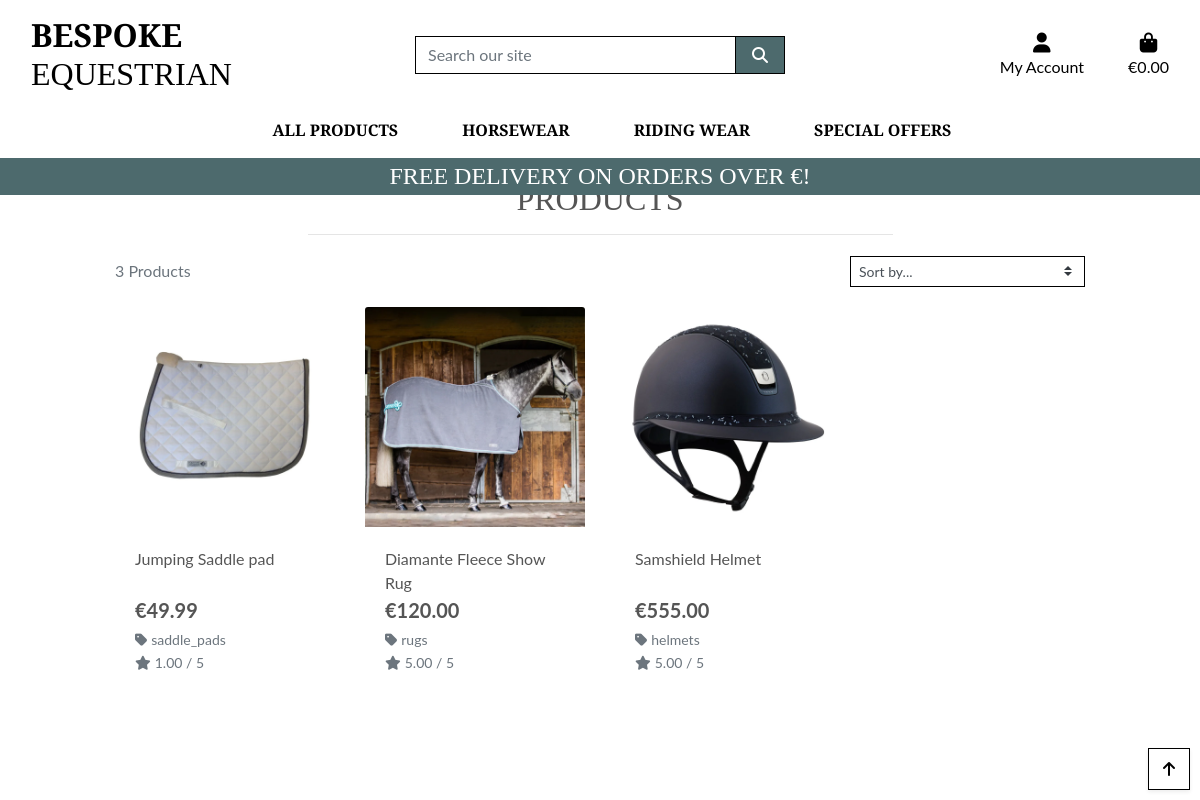
Before: /products/ with the older database file.
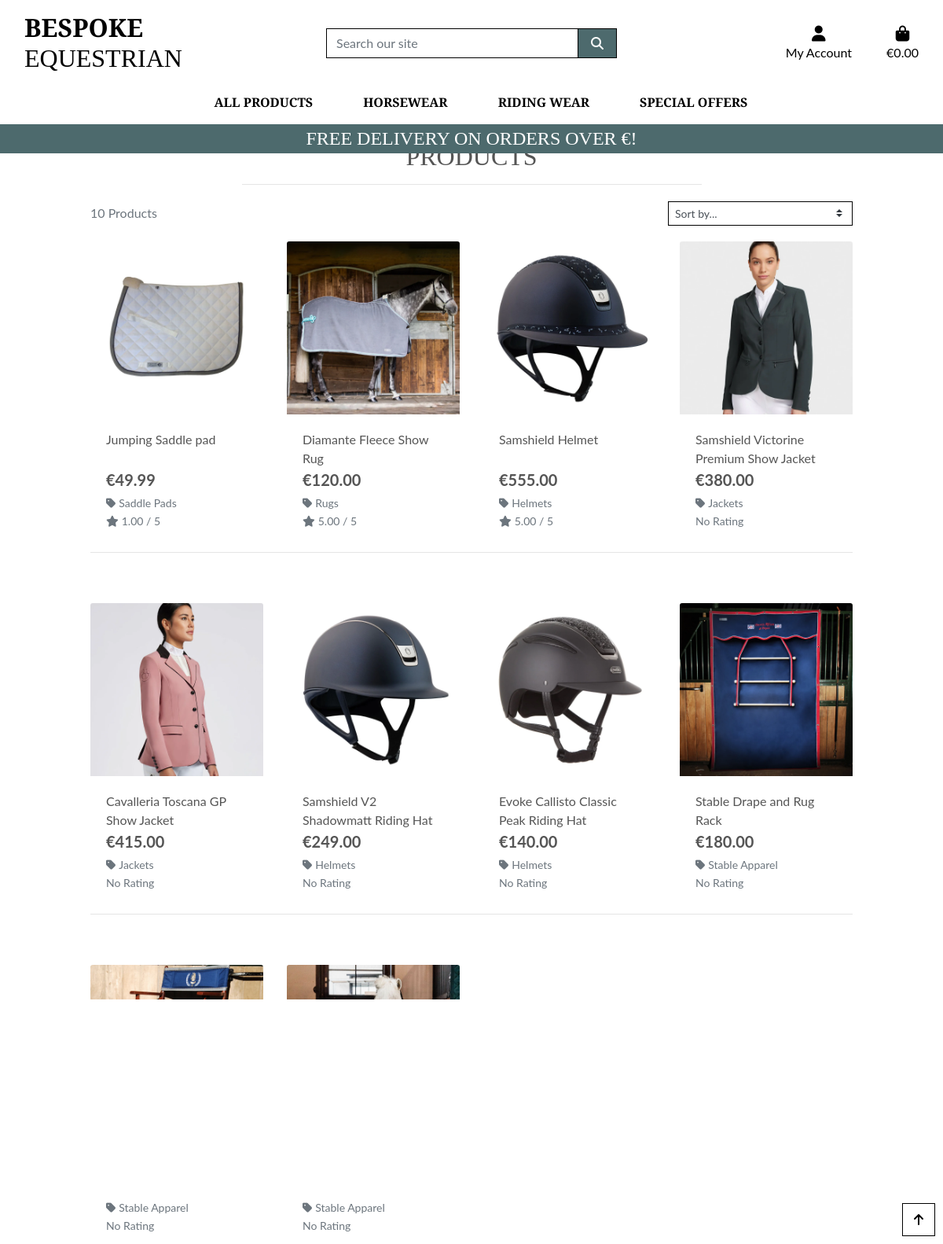
After: the same page with the newer database file.
### products/models.py (models this page shows, shortened)
class Product(models.Model):
    category = models.ForeignKey('Category', null=True, blank=True, on_delete=models.SET_NULL)
    sku = models.CharField(max_length=254, null=True, blank=True)
    name = models.CharField(max_length=254)
    description = models.TextField()
    has_sizes = models.BooleanField(default=False, null=True, blank=True)
    has_colors =models.BooleanField(default=False, null=True, blank=True)
    price = models.DecimalField(max_digits=6, decimal_places=2)
    rating = models.DecimalField(max_digits=6, decimal_places=2, null=True, blank=True)
    image_url = models.URLField(max_length=1024, null=True, blank=True)
    image = models.ImageField(null=True, blank=True)

class Category(models.Model):
    name = models.CharField(max_length=254)
    friendly_name = models.CharField(max_length=254, null=True, blank=True)

### products/views.py (the view, shortened to what this page needs)
# urls.py: path('', views.all_products, name='products'),
def all_products(request):
    products = Product.objects.all()
    query = None
    categories = None
    sort = None
    direction = None
    current_sorting = f'{sort}_{direction}'
    context = {
        'products': products,
        'search_term': query,
        'current_categories': categories,
        'current_sorting': current_sorting,
    }
    return render(request, 'products/products.html', context)

### bag/contexts.py (called while the page is built, shortened)
def bag_contents(request):
    bag_items = []
    total = 0
    product_count = 0
    bag = request.session.get('bag', {})
    if total < settings.FREE_DELIVERY_THRESHOLD:
        delivery = total * Decimal(settings.STANDARD_DELIVERY_PERCENTAGE / 100)
        free_delivery_delta = settings.FREE_DELIVERY_THRESHOLD - total
    else:
        delivery = 0
        free_delivery_delta = 0
    grand_total = delivery + total
    context = {
        'bag_items': bag_items,
        'total': total,
        'product_count': product_count,
        'delivery': delivery,
        'free_delivery_delta': free_delivery_delta,
        'free_delivery_threshold': settings.FREE_DELIVERY_THRESHOLD,
        'grand_total': grand_total,
    }
    return context

### products/templates/products/products.html (shortened to what this page needs)
{% extends "base.html" %}
{% load static %}
{% block page_header %}
<div class="container header-container">
</div>
{% endblock %}
{% block content %}
<div class="overlay"></div>
<div class="container-fluid">
    <div class="row">
        <div class="col text-center mt-3">
            <h2 class="logo-font">Products</h2>
            <hr class="w-50 mb-1">
        </div>
    </div>
    <div class="row">
        <div class="product-container col-10 offset-1">
            <div class="row mt-1 mb-2">
                <div class="col-12 col-md-6 my-auto order-md-last d-flex justify-content-center justify-content-md-end">
                    <div class="sort-select-wrapper w-50">
                        <select id="sort-selector"
                            class="custom-select custom-select-sm rounded-0 border border-{% if current_sorting != 'None_None' %}info{% else %}black{% endif %}">
                            <option value="reset" {% if current_sorting == 'None_None' %}selected{% endif %}>Sort by...
                            </option>
                        </select>
                    </div>
                </div>
                <div class="col-12 col-md-6 order-md-first">
                    <p class="text-muted mt-3 text-center text-md-left">
                        {{ products|length }} Products
                    </p>
                </div>
            </div>
            <div class="row">
                {% for product in products %}
                <div class="col-sm-6 col-md-6 col-lg-4 col-xl-3">
                    <div class="card h-100 border-0">
                        {% if product.image %}
                        <a href="{% url 'product_detail' product.id %}">
                            <img class="card-img-top img-fluid" src="{{ product.image.url }}" alt="{{ product.name }}">
                        </a>
                        {% else %}
                        <a href="{% url 'product_detail' product.id %}">
                            <img class="card-img-top img-fluid" src="{{ MEDIA_URL }}noimage.png"
                                alt="{{ product.name }}">
                        </a>
                        {% endif %}
                        <div class="card-body pb-0">
                            <p class="mb-0">{{ product.name }}</p>
                        </div>
                        <div class="card-footer bg-white pt-0 border-0 text-left">
                            <div class="row">
                                <div class="col">
                                    <p class="lead mb-0 text-left font-weight-bold">€{{ product.price }}</p>
                                    {% if product.category %}
                                    <p class="small mt-1 mb-0">
                                        <a class="text-muted"
                                            href="{% url 'products' %}?category={{ product.category.name }}">
                                            <i class="fas fa-tag mr-1"></i>{{ product.category.friendly_name }}
                                        </a>
                                    </p>
                                    {% endif %}
                                    {% if product.rating %}
                                    <small class="text-muted"><i class="fas fa-star mr-1"></i>{{ product.rating }} /
                                        5</small>
                                    {% else %}
                                    <small class="text-muted">No Rating</small>
                                    {% endif %}
                                </div>
                            </div>
                        </div>
                    </div>
                </div>
                {% if forloop.counter|divisibleby:4 %}
                <div class="col-12 d-none d-xl-block mb-5">
                    <hr>
                </div>
                {% endif %}
                {% endfor %}
            </div>
        </div>
    </div>
</div>
<div class="btt-button shadow-sm rounded-0 border border-black">
    <a class="btt-link d-flex h-100">
        <i class="fas fa-arrow-up text-black mx-auto my-auto"></i>
    </a>
</div>
{% endblock %}

### templates/base.html (shortened to what this page needs)
{% load static %}
<!doctype html>
<html lang="en">
<head>
  {% block corecss %}
  <link rel="stylesheet" href="https://cdn.jsdelivr.net/npm/bootstrap@4.6.2/dist/css/bootstrap.min.css"
>
  <link rel="stylesheet" href="{% static 'css/base.css' %}">
  {% endblock %}
</head>
<body>
  <header class="container-fluid fixed-top">
    <div id="topnav" class="row bg-white pt-lg-2 d-none d-lg-flex">
      <div class="col-12 col-lg-4 my-auto py-1 py-lg-0 text-center text-lg-left">
        <a href="{% url 'home' %}" class="nav-link main-logo-link">
          <h2 class="logo-font text-black my-0"><strong>Bespoke</strong> Equestrian</h2>
        </a>
      </div>
      <div class="col-12 col-lg-4 my-auto py-1 py-lg-0">
        <form method="GET" action="{% url 'products' %}">
          <div class="input-group w-100">
            <input class="form-control border border-black rounded-0" type="text" name="q"
              placeholder="Search our site">
            <div class="input-group-append">
              <button class="form-control btn btn-black border border-black rounded-0" type="submit">
                <span class="icon">
                  <i class="fas fa-search"></i>
                </span>
              </button>
            </div>
          </div>
        </form>
      </div>
      <div class="col-12 col-lg-4 my-auto py-1 py-lg-0">
        <ul class="list-inline list-unstyled text-center text-lg-right my-0">
          <li class="list-inline-item dropdown">
            <a class="text-black nav-link" href="#" id="user-options" data-toggle="dropdown" aria-haspopup="true"
              aria-expanded="false">
              <div class="text-center">
                <div><i class="fas fa-user fa-lg"></i></div>
                <p class="my-0">My Account</p>
              </div>
            </a>
          </li>
          <li class="list-inline-item">
            <a class="{% if grand_total %}text-info font-weight-bold{% else %}text-black{% endif %} nav-link"
              href="{% url 'view_bag' %}">
              <div class="text-center">
                <div><i class="fas fa-shopping-bag fa-lg"></i></div>
                <p class="my-0">
                  {% if grand_total %}
                  €{{ grand_total|floatformat:2 }}
                  {% else %}
                  €0.00
                  {% endif %}
                </p>
              </div>
            </a>
          </li>
        </ul>
      </div>
    </div>
    <div class="row bg-white">
      <nav class="navbar navbar-expand-lg navbar-light w-100">
        {% include 'includes/main-nav.html' %}
      </nav>
    </div>
    <div id="delivery-banner" class="row text-center">
      <div class="col bg-black text-white">
        <h4 class="logo-font my-1">Free delivery on orders over €{{ free_shipping_threshold }}!</h4>
      </div>
    </div>
  </header>
  {% block page_header %}
  {% endblock %}
  {% block content %}
  {% endblock %}
</body>
</html>

### templates/includes/main-nav.html (shortened to what this page needs)
<div class="collapse navbar-collapse" id="main-nav">
    <ul class="navbar-nav w-auto mx-auto">
        <li class="nav-item dropdown">
            <a class="logo-font font-weight-bold nav-link text-black mr-5" href="#" id="all-products-link"
                data-toggle="dropdown" aria-haspopup="true" aria-expanded="false">
                All Products
            </a>
        </li>
        <li class="nav-item dropdown">
            <a class="logo-font font-weight-bold nav-link text-black mr-5" href="#" id="horsewear-link"
                data-toggle="dropdown" aria-haspopup="true" aria-expanded="false">
                Horsewear
            </a>
        </li>
        <li class="nav-item dropdown">
            <a class="logo-font font-weight-bold nav-link text-black mr-5" href="#" id="riderwear-link"
                data-toggle="dropdown" aria-haspopup="true" aria-expanded="false">
                Riding Wear
            </a>
        </li>
        <li class="nav-item dropdown">
            <a class="logo-font font-weight-bold nav-link text-black" href="#" id="specials-link" data-toggle="dropdown"
                aria-haspopup="true" aria-expanded="false">
                Special Offers
            </a>
        </li>
    </ul>
</div>

### static/css/base.css (style rules this page uses)
html { height: 100%; }
body { background: url('/media/hero2.webp') no-repeat center center/cover; height: calc(100vh - 164px); color: #555; font-family: 'Lato'; }
.icon { align-items: center; display: inline-flex; justify-content: center; height: 1.5rem; width: 1.5rem; }
.logo-font { text-transform: uppercase; font-family: 'Playfair Display' }
.main-logo-link { width: fit-content; }
.btn-black { background: #4D6A6D; color: white; }
.text-black { color: #000 !important; }
.border-black { border: 1px solid black !important; }
.bg-black { background: #4D6A6D !important; }
.overlay { height: 100%; width: 100%; top: 0; left: 0; position: fixed; background: white; z-index: -1; }
.btt-button { height: 42px; width: 42px; position: fixed; bottom: 10px; right: 10px; }
.btt-link { cursor: pointer; }
@media (min-width: 1200px) { .container { max-width: 80%; } }
@media (min-width: 992px) { .header-container { padding-top: 164px; } }

Changed rows visible on the page:
changed through a linked row, Product "Jumping Saddle pad": category.friendly_name "saddle_pads" → "Saddle Pads"
changed Product "Diamante Fleece Show Rug": category.friendly_name "rugs" → "Rugs"
changed through a linked row, Product "Samshield Helmet": category.friendly_name "helmets" → "Helmets"
added Product: image (picture), name "Samshield Victorine Premium Show Jacket", price "380.00", category.friendly_name "Jackets", shows "No Rating"
added Product: image (picture), name "Cavalleria Toscana GP Show Jacket", price "415.00", category.friendly_name "Jackets", shows "No Rating"
added Product: image (picture), name "Samshield V2 Shadowmatt Riding Hat", price "249.00", category.friendly_name "Helmets", shows "No Rating"
added Product: image (picture), name "Evoke Callisto Classic Peak Riding Hat", price "140.00", category.friendly_name "Helmets", shows "No Rating"
added Product: image (picture), name "Stable Drape and Rug Rack", price "180.00", category.friendly_name "Stable Apparel", shows "No Rating"
added Product: image (picture), category.friendly_name "Stable Apparel", shows "No Rating"
added Product: image (picture), category.friendly_name "Stable Apparel", shows "No Rating"
Other visible differences:
{{ products|length }}: "3" → "10"
